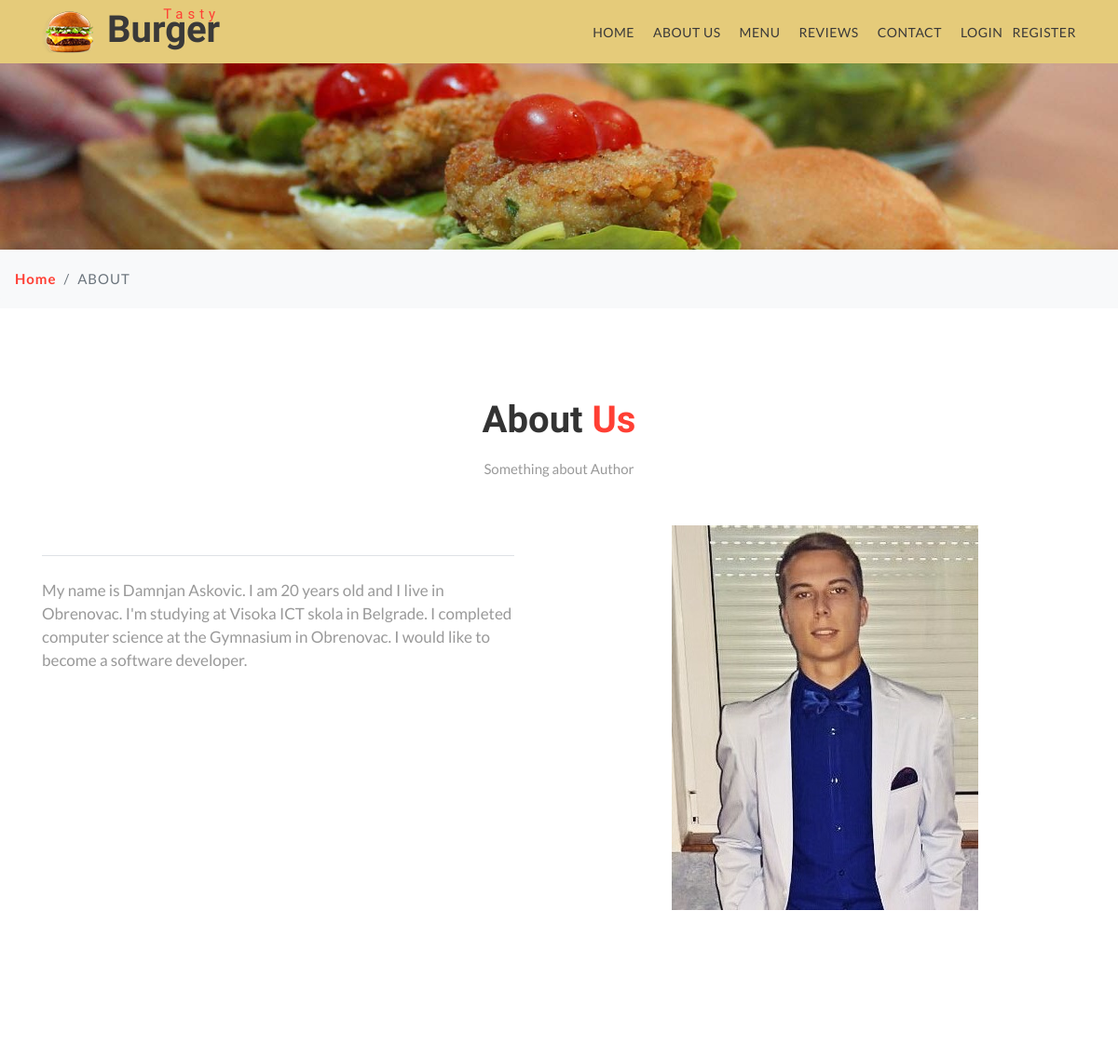
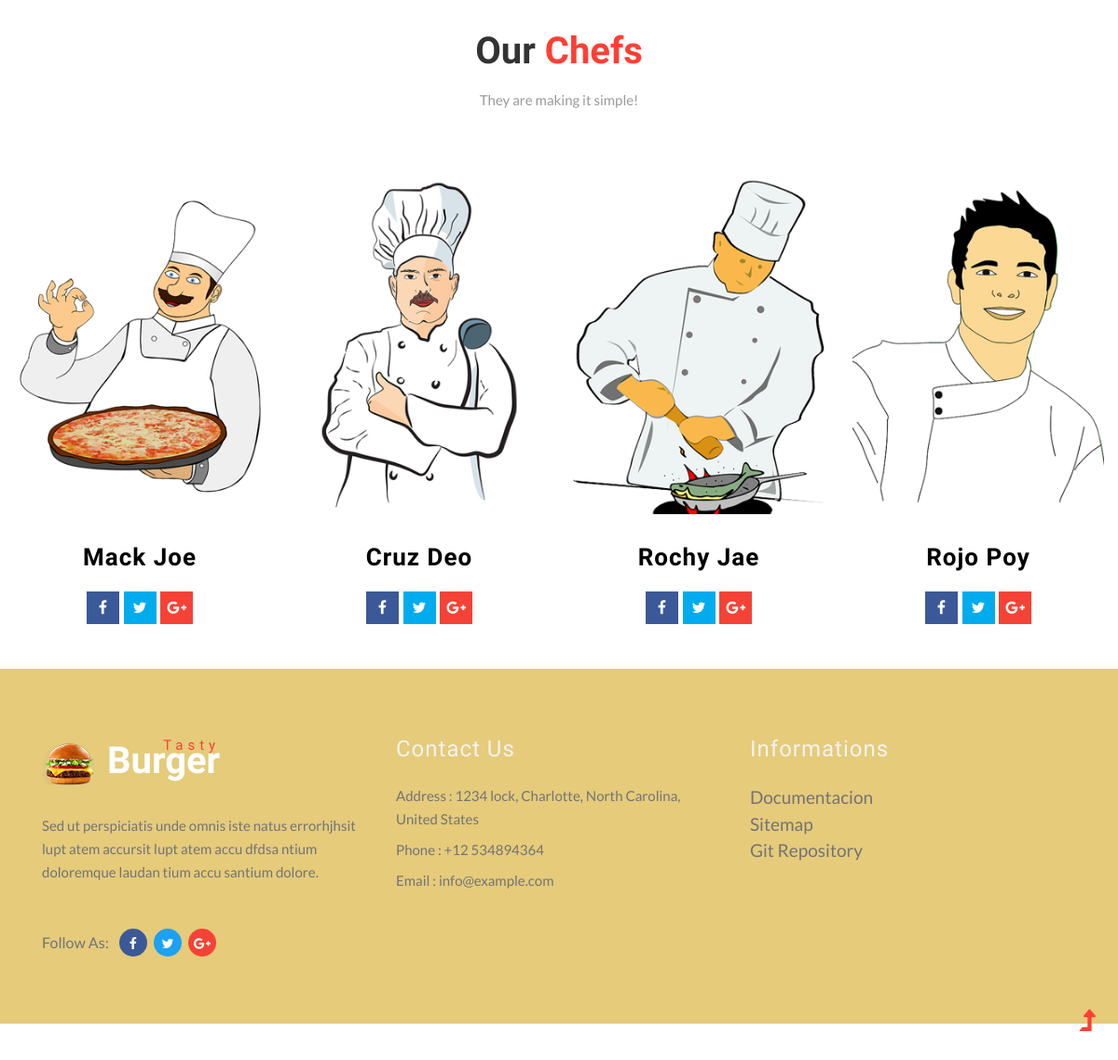
The app's page /index.php?page=about with its own data (2 pictures, top to bottom).
### tables this page shows
CREATE TABLE `nav` (
  `id` int(50) NOT NULL,
  `naziv` varchar(250) NOT NULL,
  `href` varchar(250) NOT NULL
);

CREATE TABLE `about` (
  `id` int(50) NOT NULL,
  `slika` varchar(250) NOT NULL,
  `alt` varchar(250) NOT NULL,
  `opis` varchar(250) NOT NULL
);

CREATE TABLE `kuvar` (
  `id` int(11) NOT NULL,
  `ime` varchar(250) NOT NULL,
  `prezime` varchar(250) NOT NULL,
  `slika` varchar(100) NOT NULL,
  `alt` varchar(50) NOT NULL
);

CREATE TABLE `follow_ikonice` (
  `id` int(11) NOT NULL,
  `klasa` varchar(250) NOT NULL
);

CREATE TABLE `informacija` (
  `id` int(11) NOT NULL,
  `naziv` varchar(250) NOT NULL,
  `putanja` varchar(250) NOT NULL
);

### app/Controllers/Controller.php (called while the page is built, shortened)
<?php
	class Controller {
		protected function view($fileName, $data = []) {
			extract($data);
			include "app/views/fixed/head.php";
			include "app/views/fixed/navbar.php";
			include "app/views/pages/$fileName.php";
			include "app/views/fixed/footer.php";
		}
	}

### app/Controllers/PageController.php (called while the page is built, shortened)
<?php
	class PageController extends Controller {
		private $db;
		public function __construct($db) {
			$this->db = $db;
		}
		public function about() {
			$this->view('about');
		}
		public function getInformation() {
			$informacija = new Informacija($this->db);
			return $informacija->getAllFromInformation();
		}
	}

### app/config/autoload.php (called while the page is built, shortened)
<?php
	spl_autoload_register(function ($classname) {
		$classname = lcfirst($classname);
		$classname = str_replace("\\", DIRECTORY_SEPARATOR, $classname);
		$classname .= ".php";
	});
?>

### app/Controllers/NavController.php (called while the page is built, shortened)
<?php
	class NavController extends Controller {
		private $db;
		public function __construct($db) {
			$this->db = $db;
		}
		function nav() {
			$nav = new Nav($this->db);
			return $nav->getAllFromNav();
		}
	}

### app/Models/Nav.php (called while the page is built, shortened)
<?php
	class Nav {
		private $db;
		public function __construct(DB $db) {
			$this->db = $db;
		}
		public function getAllFromNav() {
			$query = "SELECT * FROM nav";
			return $this->db->executeQueryAll($query);
		}
	}

### app/Models/DB.php (called while the page is built, shortened)
<?php
	class DB {
		private $server;
		private $database;
		private $username;
		private $password;
		public $conn;
		public function __construct($server, $database, $username, $password) {
			$this->server = $server;
			$this->database = $database;
			$this->username = $username;
			$this->password = $password;
		}
		private function connect() {
			$this->conn = new \PDO("mysql:host={$this->server};dbname={$this->database};charset=utf8", $this->username, $this->password);
			$this->conn->setAttribute(\PDO::ATTR_DEFAULT_FETCH_MODE, \PDO::FETCH_OBJ);
			$this->conn->setAttribute(\PDO::ATTR_ERRMODE, \PDO::ERRMODE_EXCEPTION);
		}
		public function executeQueryAll($query) {
			return $this->conn->query($query)->fetchAll();
		}
		public function executeQuery($query) {
			return $this->conn->query($query)->fetch();
		}
	}

### app/views/pages/about.php (called while the page is built)
<?php
	include "app/views/pomocni/pageDetails.php";
	include "app/views/pomocni/about/aboutAbout.php";
	include "app/views/pomocni/about/teamAbout.php";

### app/Controllers/AboutController.php (called while the page is built, shortened)
<?php
	class AboutController extends Controller {
		private $db;
		public function __construct($db) {
			$this->db = $db;
		}
		function about() {
			$about = new About($this->db);
			return $about->getAllFromAbout();
		}
		function chefs() {
			$chefs = new About($this->db);
			return $chefs->getAllFromKuvar();
		}
		function followIkonice() {
			$followIkonice = new About($this->db);
			return $followIkonice->getAllFromFollowIkonice();
		}
	}

### app/Models/About.php (called while the page is built, shortened)
<?php
	class About {
		private $db;
		public function __construct(DB $db) {
			$this->db = $db;
		}
		public function getAllFromAbout() {
			$query = "SELECT * FROM about";
			return $this->db->executeQuery($query);
		}
		public function getAllFromKuvar() {
			$query = "SELECT * FROM kuvar";
			return $this->db->executeQueryAll($query);
		}
		public function getAllFromFollowIkonice() {
			$query = "SELECT * FROM follow_ikonice";
			return $this->db->executeQueryAll($query);
		}
	}

### app/Models/Informacija.php (called while the page is built, shortened)
<?php
	class Informacija {
		private $db;
		public function __construct(DB $db) {
			$this->db = $db;
		}
		public function getAllFromInformation() {
			$query = "SELECT * FROM informacija";
			return $this->db->executeQueryAll($query);
		}
	}

### app/views/pomocni/about/teamAbout.php (the view)
<div class="team py-5" id="chefs">
    <div class="container-fluid py-xl-5 py-lg-3">
        <div class="title-section text-center mb-md-5 mb-4">
            <h3 class="w3ls-title mb-3">Our <span>Chefs</span></h3>
            <p class="titile-para-text mx-auto">They are making it simple!</p>
        </div>
        <div class="row team-bottom pt-4">
			<?php
				global $aboutController;
				$rezultatKuvar = $aboutController->chefs();
				$rezultatFollowIkonice = $aboutController->followIkonice();
				foreach ($rezultatKuvar as $rk) {
					echo "<div class=\"col-lg-3 col-6 team-grid\">
					<a href=\"#team\"><img src=\"app/assets/$rk->slika\" class=\"img-fluid\" alt=\"$rk->alt\"></a>
					<div class=\"caption\">
						<div class=\"team-text\">
							<h4><a href=\"#team\">$rk->ime $rk->prezime</a></h4>
						</div>
						<ul>";
					foreach ($rezultatFollowIkonice as $ri) {
						echo "<li>
								<a href='#'>
								<i class=\"$ri->klasa\" aria-hidden=\"true\"></i>
								</a>
							</li>";
					}
					echo "
						</ul>
					</div>
				</div>";
				}
			?>
        </div>
    </div>

### app/views/fixed/navbar.php (shortened to what this page needs)
<body>
<section id="home">
    <div class="main-top py-1" style="background: 	#e5cb7a;">
        <div class="container">
            <div class="nav-content">
                <h1>
                    <a id="logo" class="logo" href="index.php">
                        <img src="app/assets/images/logo.png" alt="" class="img-fluid"><span>Tasty</span> Burger
                    </a>
                </h1>
                <div class="nav_web-dealingsls">
                    <nav>
                        <ul class="menu">
							<?php
								global $navController;
								$rezultatNav = $navController->nav();
								foreach ($rezultatNav as $r) {
									echo "<li><a href='index.php?page=$r->href'>$r->naziv</a></li>";
								}
								if (isset($_SESSION['korisnik'])) {
									echo "<li><a href='index.php?page=logout'>Log out</a></li>";
									if ($_SESSION['korisnik']->id_uloga == 2) {
										echo "<li><a href='index.php?page=admin'>Admin Panel</a></li>";
									}
								} else {
									echo "<li><a href='index.php?page=logovanje'>Login</a></li>";
									echo "<li><a href='index.php?page=registration'>Register</a></li>";
								}
							?>
                        </ul>
                    </nav>
                </div>
            </div>
        </div>
    </div>
</section>

### app/views/pomocni/about/aboutAbout.php (shortened to what this page needs)
<section class="w3ls-bnrbtm py-5" id="about">
    <div class="container py-xl-5 py-lg-3">
        <div class="title-section text-center mb-md-5 mb-4">
            <h3 class="w3ls-title mb-3">About <span>Us</span></h3>
            <p class="titile-para-text mx-auto">Something about Author</p>
        </div>
        <div class="row">
            <div class="col-lg-6 pr-xl-5 mt-xl-2 mt-lg-0">
				<?php
					global $aboutController;
					$rezultatAbout = $aboutController->about();
				?>
                <p class="sub-para pt-4 mt-4 border-top"><?= $rezultatAbout->opis ?></p>
            </div>
            <div class="col-lg-6 text-center mt-lg-0 mt-4">
                <img src="<?= $rezultatAbout->slika ?>" alt="<?= $rezultatAbout->alt ?>" class="img-fluid"/>
            </div>
        </div>
    </div>
</section>

### app/views/fixed/footer.php
<footer class="py-5">
    <div class="container py-xl-4">
        <div class="row footer-top">
            <div class="col-lg-4 footer-grid_section_1its footer-text">
                <h2>
                    <a class="logo text-wh" href="index.html">
                        <img src="app/assets/images/logo.png" alt="" class="img-fluid"><span>Tasty</span> Burger
                    </a>
                </h2>
                <p class="mt-lg-4 mt-3 mb-lg-5 mb-4">Sed ut perspiciatis unde omnis iste natus errorhjhsit lupt
                    atem
                    accursit lupt atem accu
                    dfdsa
                    ntium doloremque laudan tium accu santium dolore.</p>
                <ul class="top-right-info">
                    <li>
                        <p>Follow As:</p>
                    </li>
                    <li class="facebook-w3">
                        <a href="#facebbok">
                            <span class="fa fa-facebook-f"></span>
                        </a>
                    </li>
                    <li class="twitter-w3">
                        <a href="#twitter">
                            <span class="fa fa-twitter"></span>
                        </a>
                    </li>
                    <li class="google-w3">
                        <a href="#google">
                            <span class="fa fa-google-plus"></span>
                        </a>
                    </li>
                </ul>
            </div>
            <div class="col-lg-4 footer-grid_section_1its my-lg-0 my-sm-4 my-4">
                <div class="footer-title">
                    <h3>Contact Us</h3>
                </div>
                <div class="footer-text mt-4">
                    <p>Address : 1234 lock, Charlotte, North Carolina, United States</p>
                    <p class="my-2">Phone : +12 534894364</p>
                    <p>Email : <a href="mailto:info@example.com">info@example.com</a></p>
                </div>
            </div>
            <div class="col-lg-4 footer-grid_section_1its">
                <div class="footer-title">
                    <h3>Informations</h3>
                </div>
                <div class="info-form-right mt-4 p-0">
                    <ul id="informacija">
						<?php
							global $pageController;
							$rezultatInfo = $pageController->getInformation();
							foreach ($rezultatInfo as $ri) {
								echo "<li><a class='informacijaClass' href='$ri->putanja' target='_blank'>$ri->naziv</a></li><br/>";
							}
						?>
                    </ul>
                </div>
            </div>
        </div>
    </div>
    <a href="#home" class="move-top text-center">
        <span class="fa fa-level-up" aria-hidden="true"></span>
    </a>
</footer>
</body>
</html>

### app/assets/css/style.css (style rules this page uses)
body { padding: 0; margin: 0; background: #FFF; font-family: 'Lato', sans-serif; }
h1, h2, h3, h4, h5, h6 { margin: 0; padding: 0; font-family: 'Barlow Semi Condensed', sans-serif; }
p { margin: 0; padding: 0; font-size: 17px; line-height: 25px; color: #999; font-family: 'Lato', sans-serif; font-weight: normal; }
ul, ol { margin: 0; padding: 0; }
.text-wh { color: #fff; }
html { scroll-behavior: smooth; }
a.move-top { position: fixed; bottom: 1.5%; right: 2%; z-index: 0; }
a.move-top span { color: #ff3f34; font-size: 30px; }
.top-right-info li a { color: #fff; width: 30px; height: 30px; line-height: 30px; text-align: center; border-radius: 50%; margin: 0 2px; display: inline-block; transition: 0.3s all; -webkit-transition: 0.3s all; -moz-transition: 0.3s all; -o-transition: 0.3s all; -ms-transition: 0.3s all; }
.top-right-info li a span { color: #fff; font-size: 14px; }
.top-right-info li p { margin-right: 6px; font-size: 16px; }
.top-right-info li.facebook-w3 a { background: #3b5998; }
.top-right-info li.twitter-w3 a { background: #1da1f2; }
.top-right-info li.google-w3 a { background: #F44336; }
.top-right-info li { display: inline-block; }
nav li:last-child { margin: 0; }
.nav-content { display: flex; align-items: center; }
.nav_web-dealingsls { margin-left: auto; }
nav { margin: 0; padding: 0; }
nav:after { content: ""; display: table; clear: both; }
nav ul { padding: 0; margin: 0; list-style: none; position: relative; }
nav ul li { display: inline-block; float: left; }
nav li { margin: 0 10px; }
nav a { color: #3a3939; font-weight: 400; font-size: 14px; display: inline-block; text-transform: uppercase; letter-spacing: .5px; }
li>a:only-child:after { content: ''; }
a.logo { color: #3a3939; font-size: 40px; padding: 0; font-weight: bold; position: relative; }
a.logo span { color: #ff3f34; font-size: 15px; letter-spacing: 5px; font-weight: 500; position: absolute; right: 0; top: -2px; }
#informacija { font-size: 19px; margin: auto; width: 100%; text-align: left; color: #e5cb7a; }
#informacija li { text-align: center; list-style: none; }
#informacija li a { float: left; text-align: center; }
.informacijaClass { color: #727377; }
h3.w3ls-title { font-size: 40px; font-weight: 600; color: #333; }
h3.w3ls-title span { color: #ff3f34; }
.w3ls-bnrbtm { position: relative; z-index: 1; background: #fff; }
.w3ls-bnrbtm, .single-page, .portfolio, .ab-info-main,.about-bottom { position: relative; z-index: 1; background: #fff; }
p.titile-para-text { max-width: 600px; font-size: 15px; }
footer { background: #e5cb7a; }
h2 a.logo { color: #fff; }
.footer-text p, .footer-text p a, .contact-info p { color: #727377; font-size: 15px; }
.footer-title h3 { font-size: 24px; color: #f3f3f3; letter-spacing: 1px; }
.caption { text-align: center; }
.team-text h4 a { font-size: 26px; color: #000; letter-spacing: 1px; margin: 1.2em 0 .8em; font-weight: 600; display: inline-block; }
.caption ul li { display: inline-block; }
.caption ul li:nth-child(2) { margin: 0 .3em; }
.caption ul li a i { color: #fff; width: 35px; height: 35px; font-size: 16px; line-height: 2.2; }
.caption ul li a i.f1 { background: #3b5998; }
.caption ul li a i.f2 { background: #00aced; }
.caption ul li a i.f3 { background: #F44336; }

### records on screen
nav: naziv "HOME"
nav: naziv "ABOUT US"
nav: naziv "MENU"
nav: naziv "REVIEWS"
nav: naziv "CONTACT"
about: opis "My name is Damnjan Askovic. I am 20 years old and I live in Obrenovac. I'm studying at Visoka ICT skola in Belgrade. I completed computer science at the Gymnasium in Obrenovac. I would like to become a software developer.", slika (picture)
kuvar: slika (picture), ime "Mack", prezime "Joe"
kuvar: slika (picture), ime "Cruz", prezime "Deo"
kuvar: slika (picture), ime "Rochy", prezime "Jae"
kuvar: slika (picture), ime "Rojo", prezime "Poy"
informacija: naziv "Documentacion"
informacija: naziv "Sitemap"
informacija: naziv "Git Repository"

### other values on screen
$page "ABOUT"
